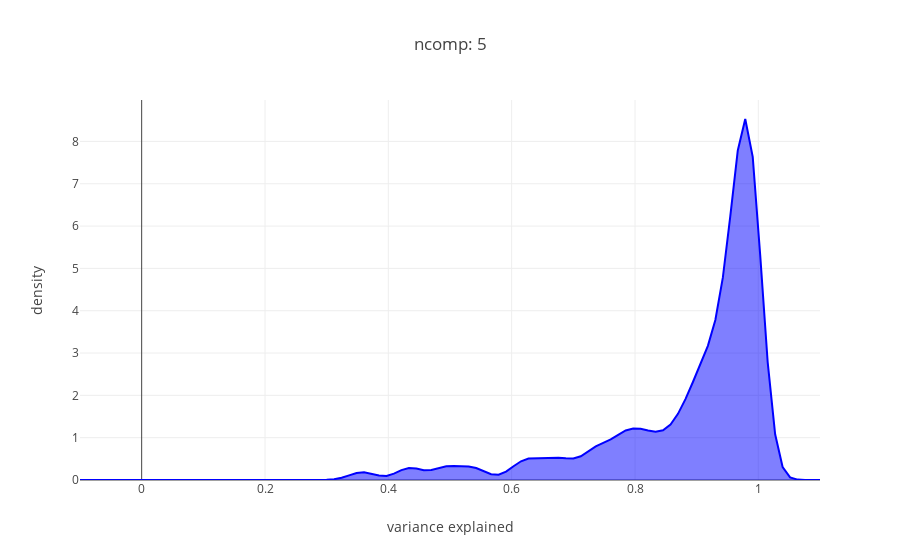

The notebook cell this image was saved under:
### Code cell
n_comp= var_comp_store.shape[1] - 1
PC_list= ['PC' + str(x + 1) for x in range(n_comp)]
total_var= var_comp_store[PC_list].sum(axis= 1)


X_plot = np.linspace(-0.1, 1.1, 100)

kde = KernelDensity(kernel='gaussian', bandwidth=0.02).fit(np.array(total_var).reshape(-1,1))

log_dens = kde.score_samples(X_plot.reshape(-1,1))

fig_roost_dens= [go.Scatter(x=X_plot, y=np.exp(log_dens), 
                            mode='lines', fill='tozeroy', name= 'variance captured',
                            line=dict(color='blue', width=2))]
##


layout= go.Layout(
    title= 'ncomp: {}'.format(n_comp),
    yaxis= dict(
        title= 'density'
    ),
    xaxis= dict(
        title= 'variance explained'
    )
)

fig = go.Figure(data=fig_roost_dens, layout= layout)
iplot(fig)
